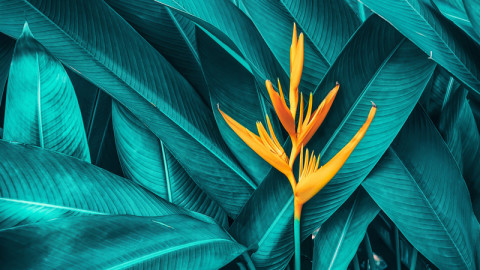
#> input picture MLOPS TEAM TASK 4/pic1.jpg, 480 x 270 px
$ jupyter execute 'Task 4.1.ipynb'
#> lines starting #> are read from the running program, lines starting #| are printed output that depends on the picture; after the words box and inside, x2 and y2 are one past the last pixel; in counts of white or black regions, pixels touching at a corner belong together
[cell 1]
import cv2
import numpy

[cell 2]
cn=numpy.zeros((600,600,3))

[cell 3]
p=0
q=100
while p<500:
    for x in range(p,q):
        a=0
        b=100
        while a<600:
            for y in range(a,b):
                cn[x][y]=[255,255,255]
            a+=200
            b+=200

    p+=200
    q+=200

[cell 4]
p=100
q=200
while p<600:
    for x in range(p,q):
        a=100
        b=200
        while a<600:
            for y in range(a,b):
                cn[x][y]=[255,255,255]
            a+=200
            b+=200

    p+=200
    q+=200

[cell 5]
cv2.imshow("chess_board",cn)
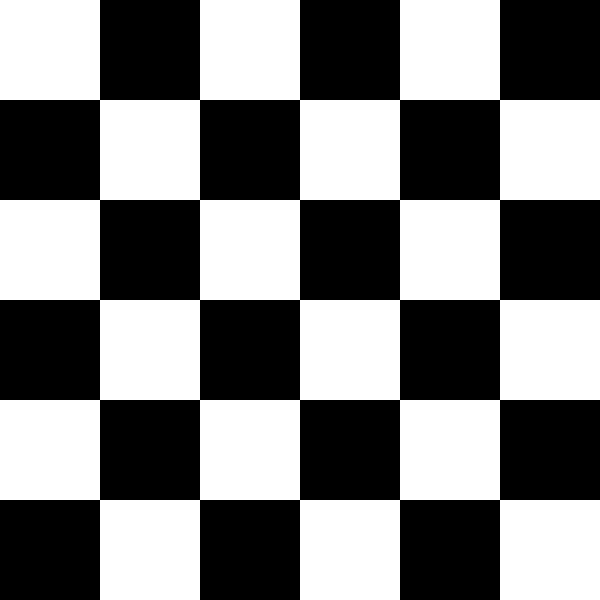
#> window 'chess_board': shape (600, 600, 3); 50% white; 1 white region, box (x1, y1, x2, y2) and area: (0, 0, 600, 600) 180000
cv2.waitKey()
cv2.destroyAllWindows()

[cell 6]
pic1 = cv2.imread("pic1.jpg")
#> pic1 is the input picture: shape (270, 480, 3); mean B, G, R 106.4, 108, 20.8
pic2 = cv2.imread("pic2.jpg")
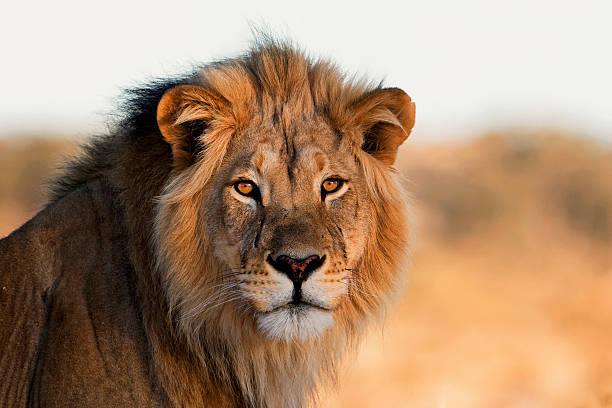
#> input picture MLOPS TEAM TASK 4/pic2.jpg, 612 x 408 px
#> pic2 is the input picture: shape (408, 612, 3); mean B, G, R 113.5, 141, 172.4

[cell 7]
# to open photo
cv2.imshow("krish",pic1)
cv2.imshow("jaadu",pic2)
cv2.waitKey()
cv2.destroyAllWindows()

[cell 8]
pic1_crop = pic1[0:270,0:300]
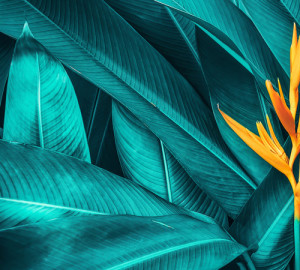
#> pic1_crop: shape (270, 300, 3); mean B, G, R 113.2, 114.7, 20.2
pic2[50:320,100:400] = pic1_crop
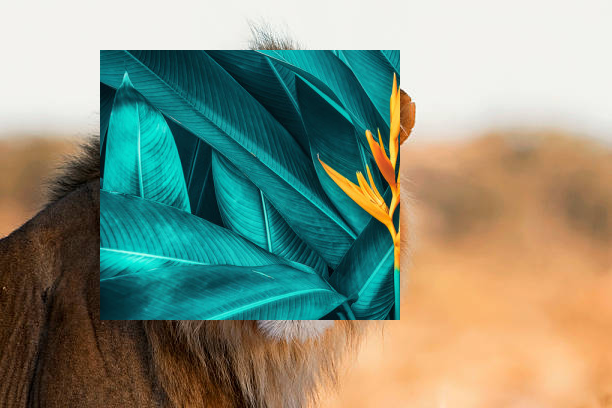
#> pic2: shape (408, 612, 3); mean B, G, R 127.1, 146.4, 135.7
cv2.imshow("swapimg",pic2)
cv2.waitKey()
cv2.destroyAllWindows()

[cell 9]
pic1 = cv2.imread("pic1.jpg")
pic2 = cv2.imread("pic2.jpg")

[cell 10]
pic2_crop = pic2[0:220,0:300]
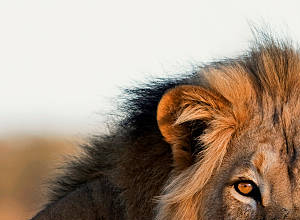
#> pic2_crop: shape (220, 300, 3); mean B, G, R 131, 148.4, 167.9
pic1[50:270,100:400] = pic2_crop
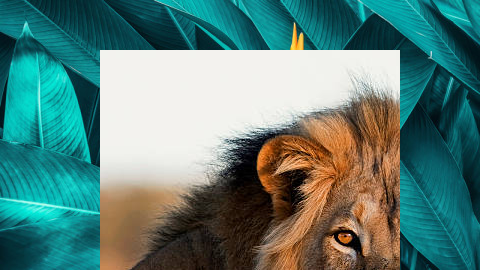
#> pic1: shape (270, 480, 3); mean B, G, R 121.7, 128.4, 90.7
cv2.imshow("swapimg 2 ",pic1)
cv2.waitKey()
cv2.destroyAllWindows()
